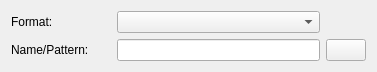
<?xml version="1.0" encoding="UTF-8"?>
<ui version="4.0">
 <class>ProfileDataHashlistWidgetUI</class>
 <widget class="QWidget" name="ProfileDataHashlistWidgetUI">
  <property name="geometry">
   <rect>
    <x>0</x>
    <y>0</y>
    <width>377</width>
    <height>72</height>
   </rect>
  </property>
  <layout class="QGridLayout" name="gridLayout">
   <item row="0" column="0">
    <widget class="QLabel" name="label_format">
     <property name="minimumSize">
      <size>
       <width>100</width>
       <height>0</height>
      </size>
     </property>
     <property name="text">
      <string>Format:</string>
     </property>
    </widget>
   </item>
   <item row="0" column="1">
    <widget class="KComboBox" name="kcombobox_format"/>
   </item>
   <item row="1" column="0">
    <widget class="QLabel" name="label_pattern">
     <property name="minimumSize">
      <size>
       <width>100</width>
       <height>0</height>
      </size>
     </property>
     <property name="text">
      <string>Name/Pattern:</string>
     </property>
    </widget>
   </item>
   <item row="1" column="1">
    <widget class="KLineEdit" name="klineedit_pattern"/>
   </item>
   <item row="1" column="2">
    <widget class="KPushButton" name="kpushbutton_pattern"/>
   </item>
   <item row="2" column="1">
    <spacer name="verticalSpacer">
     <property name="orientation">
      <enum>Qt::Vertical</enum>
     </property>
     <property name="sizeHint" stdset="0">
      <size>
       <width>20</width>
       <height>3</height>
      </size>
     </property>
    </spacer>
   </item>
  </layout>
 </widget>
 <customwidgets>
  <customwidget>
   <class>KComboBox</class>
   <extends>QComboBox</extends>
   <header>kcombobox.h</header>
  </customwidget>
  <customwidget>
   <class>KLineEdit</class>
   <extends>QLineEdit</extends>
   <header>klineedit.h</header>
  </customwidget>
  <customwidget>
   <class>KPushButton</class>
   <extends>QPushButton</extends>
   <header>kpushbutton.h</header>
  </customwidget>
 </customwidgets>
 <resources/>
 <connections/>
</ui>
